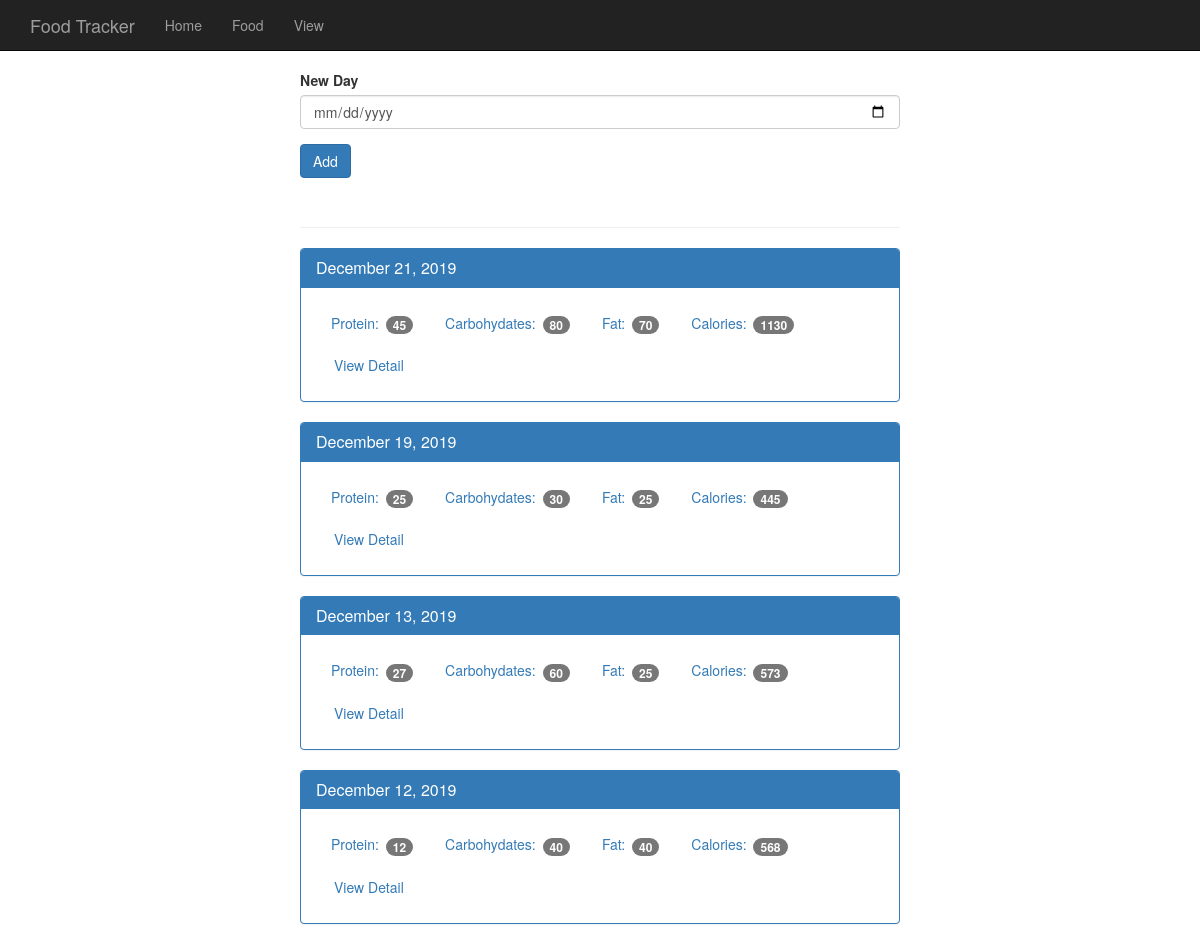
The page / on the database its author committed.
### tables this page shows
CREATE TABLE log_date (
    id integer primary key autoincrement,
    entry_date date not null
);

### app.py (the view)
@app.route('/', methods=['POST', 'GET'])
def home():
    db = get_db()
    if request.method == 'POST':
        date = request.form['date']
        dt = datetime.strptime(date, '%Y-%m-%d')
        string_date = datetime.strftime(dt, '%Y%m%d')
        db.execute('insert into log_date (entry_date) values (?)', [string_date])
        db.commit()
    cur = db.execute('select log_date.entry_date, '
                     'sum(food.protein) as protein, '
                     'sum(food.carbohydrates) as carb, '
                     'sum(food.fat) as fat, '
                     'sum(food.calories ) as cal '
                     'from log_date '
                     'inner join food_date '
                     'on food_date.log_date_id = log_date.id '
                     'join food '
                     'on food.id = food_date.food_id '
                     'group by log_date.id order by entry_date desc ')
    results = cur.fetchall()
    date_results = []
    for i in results:
        single_date = {}
        single_date['entry_date'] = i['entry_date']
        single_date['protein'] = i['protein']
        single_date['carb'] = i['carb']
        single_date['fat'] = i['fat']
        single_date['cal'] = i['cal']
        d = datetime.strptime(str(i['entry_date']), '%Y%m%d')
        single_date['pretty_date'] = datetime.strftime(d, '%B %d, %Y')
        date_results.append(single_date)
    return render_template('home.html', results=date_results)

### database.py (called while the page is built)
def connect_db():
    sql = sqlite3.connect('/Users/redbook/PycharmProjects/FoodTracker/food_log.db')
    sql.row_factory = sqlite3.Row
    return sql

def get_db():
    if not hasattr(g, 'sqlite3'):
        g.sqlite_db = connect_db()
    return g.sqlite_db

### templates/home.html (shortened to what this page needs)
{% extends 'base.html' %}
{% block content %}
    <div class="container theme-showcase col-sm-6 col-sm-offset-3" role="main">
        <div class="row">
            <div>
                <form method="POST" action="/">
                    <div class="form-group">
                        <label for="new-day">New Day</label>
                        <input name="date" type="date" class="form-control" id="new-day">
                    </div>
                    <button type="submit" class="btn btn-primary">Add</button>
                </form>
                <div class="page-header"></div>
                {% for r in results %}
                    <div class="panel panel-primary">
                        <div class="panel-heading">
                            <h3 class="panel-title">{{ r.pretty_date }}</h3>
                        </div>
                        <div class="panel-body">
                            <ul class="nav nav-pills" role="tablist">
                                <li><a>Protein: <span class="badge">{{r.protein}}</span></a></li>
                                <li><a>Carbohydates: <span class="badge">{{r.carb}}</span></a></li>
                                <li><a>Fat: <span class="badge">{{r.fat}}</span></a></li>
                                <li><a>Calories: <span class="badge">{{r.cal}}</span></a></li>
                                <li><a href="{{url_for('view', date=r.entry_date ) }}" type="button" class="btn btn-link">View Detail</a></li>
                            </ul>
                        </div>
                    </div>
                {% endfor %}
            </div>
        </div>
    </div>
{% endblock %}

### static/theme.css (style rules this page uses)
body { padding-top: 70px; padding-bottom: 30px; }

### rows shown on the page
log_date: pretty_date "December 21, 2019", protein "45", carb "80", fat "70", cal "1130"
log_date: pretty_date "December 19, 2019", protein "25", carb "30", fat "25", cal "445"
log_date: pretty_date "December 13, 2019", protein "27", carb "60", fat "25", cal "573"
log_date: pretty_date "December 12, 2019", protein "12", carb "40", fat "40", cal "568"
